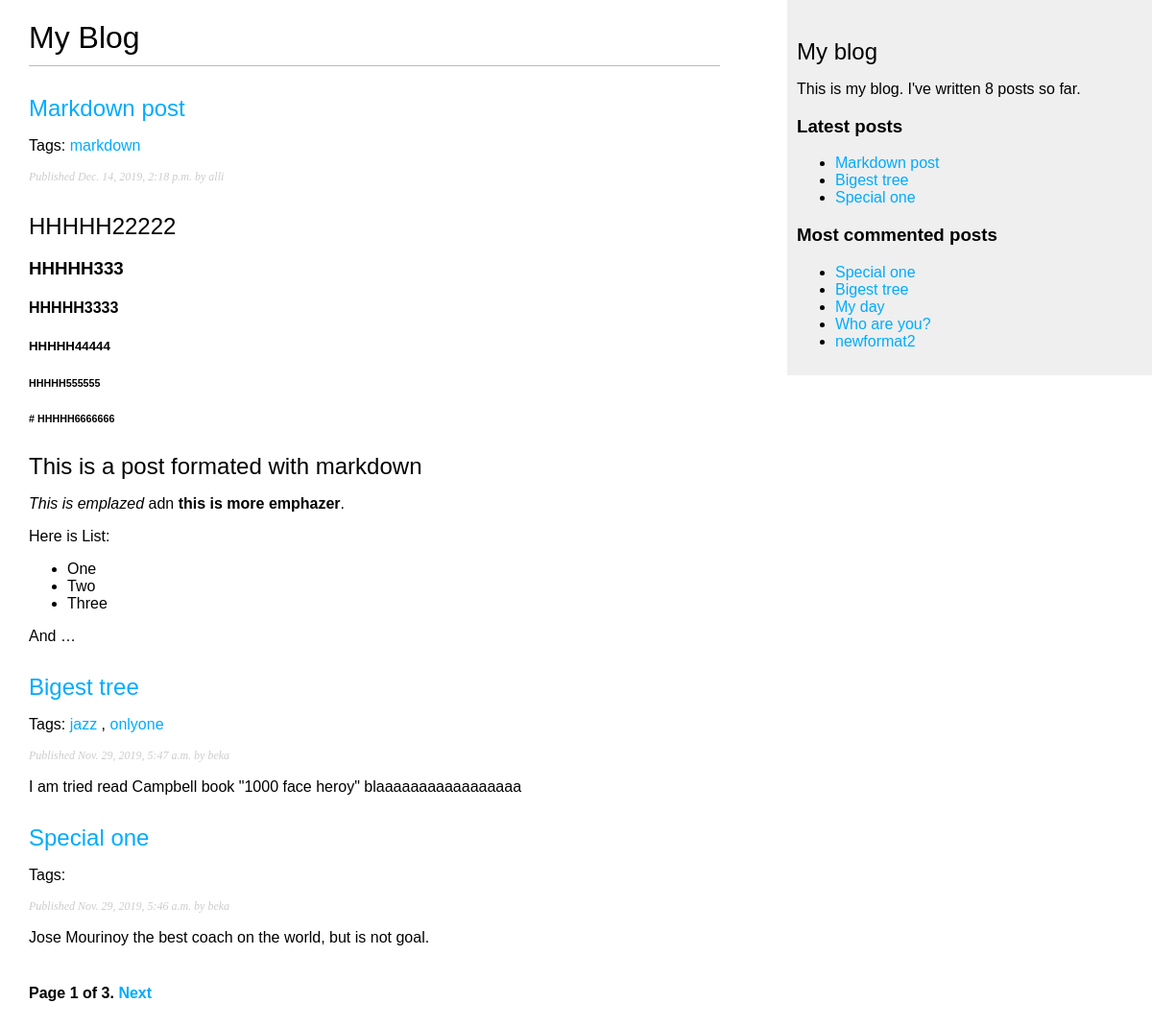
Screenshot of /blog/ with the database file from the repository.
### blog/models.py (models this page shows, shortened)
class Post(models.Model):
    STATUS_CHOICES = (
        ("draft", "Draft"),
        ("published", "Published"),
    )
    title = models.CharField(max_length=250)
    slug = models.SlugField(max_length=250, unique_for_date="publish")
    author = models.ForeignKey(User, on_delete=models.CASCADE, related_name="blog_post")
    body = models.TextField()
    publish = models.DateTimeField(default=timezone.now)
    created = models.DateTimeField(auto_now_add=True)
    updated = models.DateTimeField(auto_now=True)
    status = models.CharField(max_length=10, choices=STATUS_CHOICES, default="draft")
    objects = models.Manager()  # Менеджер по умолчанию
    published = PublishedManager()  # Our new manager
    tags = TaggableManager()
    class Meta:
        ordering = ("-publish",)
    def get_absolute_url(self):
        return reverse(
            "blog:post_detail",
            args=[self.publish.year, self.publish.month, self.publish.day, self.slug],
        )

### blog/views.py (the view)
# urls.py: path("", views.post_list, name="post_list"),
def post_list(request, tag_slug=None):
    object_list = Post.published.all()
    tag = None
    if tag_slug:
        tag = get_object_or_404(Tag, slug=tag_slug)
        object_list = object_list.filter(tags__in=[tag])
    paginator = Paginator(object_list, 3)  # По 3 статьи на каждой странице.
    page = request.GET.get("page")
    try:
        posts = paginator.page(page)
    except PageNotAnInteger:
        posts = paginator.page(1)
    except EmptyPage:
        posts = paginator.page(paginator.num_pages)
    return render(
        request, "blog/post/list.html", {"page": page, "posts": posts, "tag": tag}
    )

### blog/models.py (called while the page is built)
    def get_queryset(self):
        return super().get_queryset().filter(status="published")

### blog/templatetags/blog_tags.py (called while the page is built)
@register.simple_tag
def total_posts():
    return Post.published.count()

@register.inclusion_tag("blog/post/latest_posts.html")
def show_latest_posts(count=5):
    latest_posts = Post.published.order_by("-publish")[:count]
    return {"latest_posts": latest_posts}

@register.simple_tag
def get_most_commented_posts(count=5):
    return Post.published.annotate(total_comments=Count("comments")).order_by(
        "-total_comments"
    )[:count]

@register.filter(name="markdown")
def markdown_format(text):
    return mark_safe(markdown.markdown(text))

### blog/templates/blog/post/list.html (shortened to what this page needs)
{% extends "blog/base.html" %}
{% load blog_tags %}
{% block content %}
    <h1>My Blog</h1>
    {% for post in posts %}
        <h2>
            <a href="{{ post.get_absolute_url }}">{{ post.title }}</a>
        </h2>
        <p class="tags">
            Tags:
            {% for tag in post.tags.all %}
                <a href="{% url "blog:post_list_by_tag" tag.slug %}">{{ tag.name }}</a>
                {% if not forloop.last %}, {% endif %}
            {% endfor %}
        </p>
        <p class="date">Published {{ post.publish }} by {{ post.author }}</p>
        {{ post.body|markdown|truncatewords_html:30 }}
    {% endfor %}
    {% include "pagination.html" with page=posts %}
{% endblock %}

### blog/templates/blog/base.html (shortened to what this page needs)
{% load blog_tags %}
{% load static %}
<!DOCTYPE html>
<html>
<head>
    <link rel="stylesheet" href="{% static 'css/blog.css' %}">
</head>
<body>
    <div id="content">
        {% block content %}{% endblock %}
    </div>
    <div id="sidebar">
        <h2>My blog</h2>
        <p>This is my blog. I've written {% total_posts %} posts so far.</p>
        <h3>Latest posts</h3>
        {% show_latest_posts 3 %}
        <h3>Most commented posts</h3>
        {% get_most_commented_posts as most_commented_posts %}
        <ul>
            {% for post in most_commented_posts %}
                <li><a href="{{ post.get_absolute_url }}">{{ post.title }}</a></li>
            {% endfor %}
        </ul>
    </div>
</body>
</html>

### blog/templates/blog/post/latest_posts.html
<ul>
    {% for post in latest_posts %}
        <li><a href="{{ post.get_absolute_url }}">{{ post.title }}</a></li>
    {% endfor %}
</ul>

### blog/static/css/blog.css (style rules this page uses)
body { margin:0; padding:0; font-family:helvetica, sans-serif; }
a { color:#00abff; text-decoration:none; }
h1 { font-weight:normal; border-bottom:1px solid #bbb; padding:0 0 10px 0; }
h2 { font-weight:normal; margin:30px 0 0; }
#content { float:left; width:60%; padding:0 0 0 30px; }
#sidebar { float:right; width:30%; padding:10px; background:#efefef; height:100%; }
p.date { color:#ccc; font-family: georgia, serif; font-size: 12px; font-style: italic; }

### rows the page displays
Post: title "Markdown post", publish "Dec. 14, 2019, 2:18 p.m.", author "alli", body "HHHHH22222 HHHHH333 HHHHH3333 HHHHH44444 HHHHH555555 # HHHHH6666666 This is a post formated with markdown This is emplazed adn this is more emphazer . Here is List: One Two Three And …"
Tag: name "markdown"
Post: title "Bigest tree", publish "Nov. 29, 2019, 5:47 a.m.", author "beka", body "I am tried read Campbell book \"1000 face heroy\" blaaaaaaaaaaaaaaaaa"
Tag: name "jazz"
Tag: name "onlyone"
Post: title "Special one", publish "Nov. 29, 2019, 5:46 a.m.", author "beka", body "Jose Mourinoy the best coach on the world, but is not goal."
Post: title "My day"
Post: title "Who are you?"
Post: title "newformat2"

### other values shown
{{ page.number }} "1"
{{ page.paginator.num_pages }} "3"
